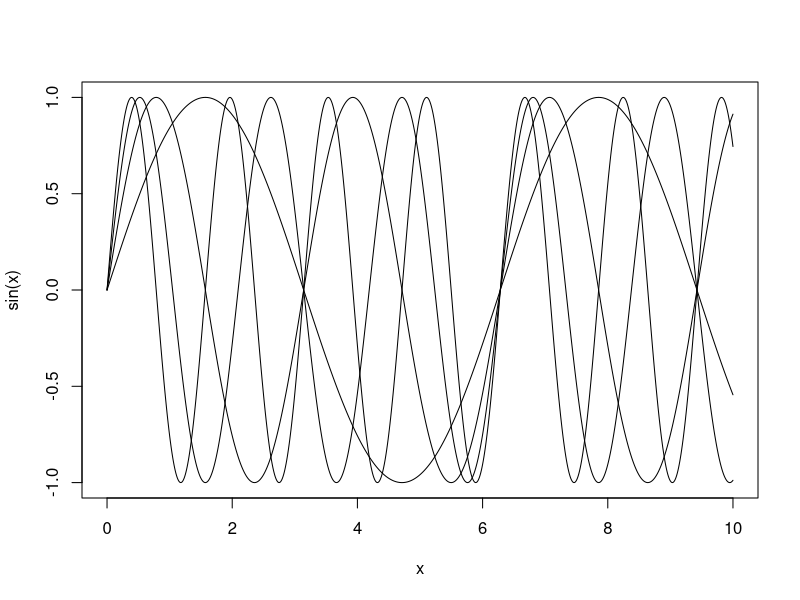
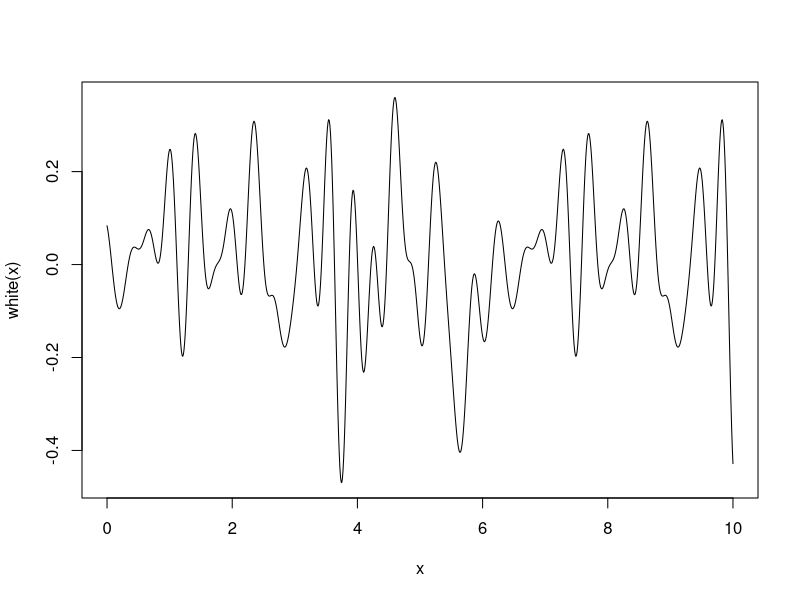
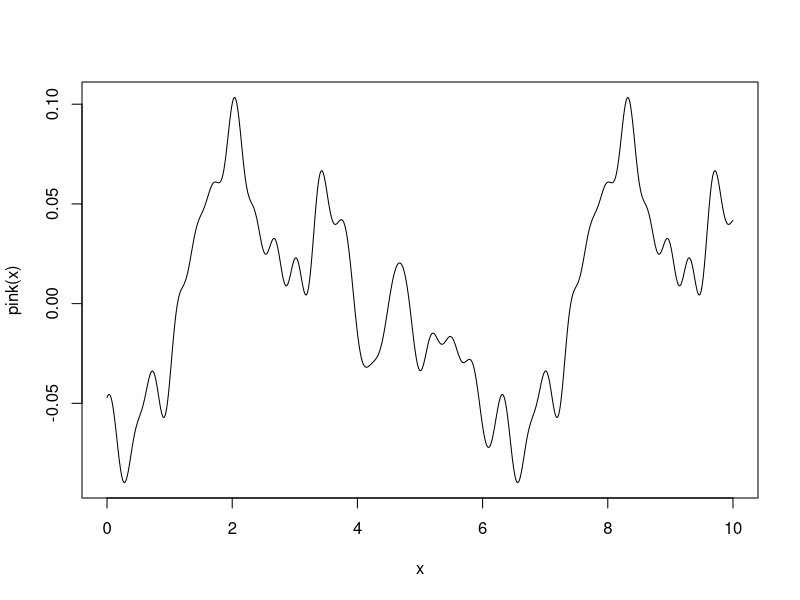
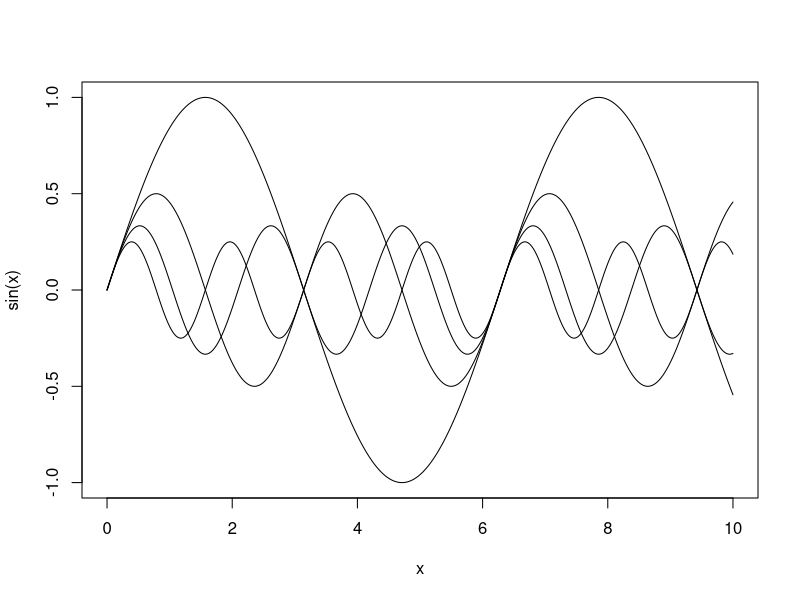

The R source for these figures, in order:


x <- seq(0,10,.01);
plot(x,sin(x),type="l");
for (freq in seq(2,4)) {
  lines(x,sin(freq*x))
};

white <- function(x) {
  accum <- 0.0
  denom <- 0.0
  for (freq in seq(1,20)) {
     denom <- denom + 1
     accum <- accum + sin(freq*(x+6*runif(1)))
  }
  return (accum/denom)
}

plot(x,white(x),type="l")


pink <- function(x) {
  accum <- 0.0
  denom <- 0.0
  for (freq in seq(1,20)) {
    denom <- denom + 1
    accum <- accum + sin(freq*(x+6*runif(1)))/freq
  }
  return (accum/denom)
}

plot(x,pink(x),type="l")


x <- seq(0,10,.01);
plot(x,sin(x),type="l");
for (freq in seq(2,4)) {
  lines(x,sin(freq*x)/freq)
};

